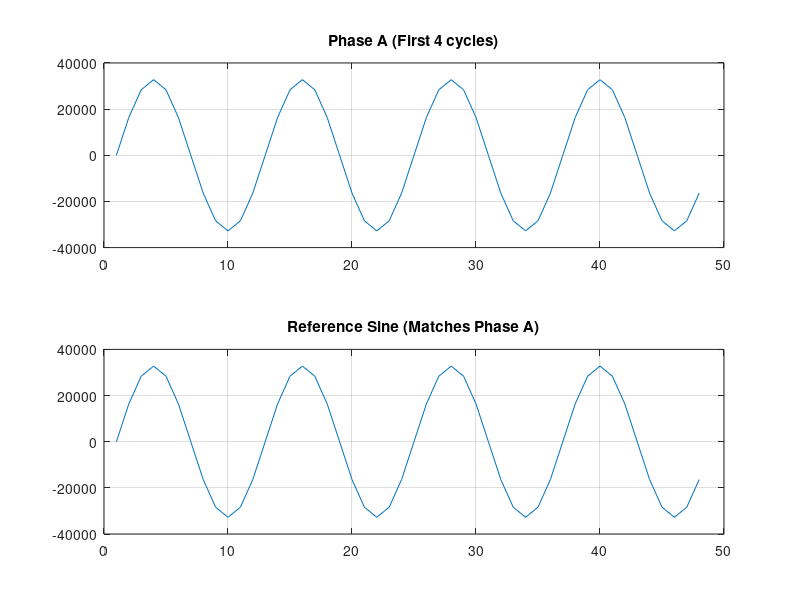

This chart was generated by the following MATLAB code: (Note: this script raises an error after producing the figure.)
%{
%% Parameters
N = 1024;               % Total samples
bits = 18;              % 18-bit signed
max_val = 2^(bits-1)-1; % 131071 (Full scale)
n = 1;                  % Frequency multiplier for the ramp functions

% Time/Phase vectors
t = 0:N-1;
theta_3phase = (2*pi*t)/N;   % Full circle for 3-phase
theta_ramp = linspace(0, pi, N); % Linear ramp from 0 to pi

%% 1. Three-Phase Sinusoids (2pi/3 separation)
sig_A = max_val * sin(theta_3phase);
sig_B = max_val * sin(theta_3phase - 2*pi/3);
sig_C = max_val * sin(theta_3phase - 4*pi/3);

%% 2. Sine and Cosine of Ramping Theta (0 to pi)
% This calculates sin(n*theta) and cos(n*theta) directly
sig_sine_ramp = max_val * sin(n * theta_ramp);
sig_cos_ramp  = max_val * cos(n * theta_ramp);

%% 3. Quantization and Hex File Export
signals = {sig_A, sig_B, sig_C, sig_sine_ramp, sig_cos_ramp};
filenames = {'phase_a.hex', 'phase_b.hex', 'phase_c.hex', 'sine_ramp.hex', 'cosine_ramp.hex'};

for i = 1:length(signals)
    % Quantize to signed integers
    data = round(signals{i});
    
    % Clamp to avoid overflow
    data(data > max_val) = max_val;
    data(data < -2^(bits-1)) = -2^(bits-1);
    
    % Convert to 18-bit two's complement hex (5 hex digits)
    % mod(data, 2^18) handles the negative number mapping for hex conversion
    hex_vals = dec2hex(mod(data, 2^bits), 5);
    
    % Write to file
    fid = fopen(filenames{i}, 'w');
    for row = 1:N
        fprintf(fid, '%s\n', hex_vals(row, :));
    end
    fclose(fid);
end

fprintf('Generated 5 files: %s\n', strjoin(filenames, ', '));
%}



%{
%% Parameters
N = 1024;               
bits = 18;              
max_val = 2^(bits-1)-1; 

t = (0:N-1)';           % Time index (column vector)
fs = 1;                 % Normalized sampling frequency

%% 1. Three-Phase Sinusoids (Fixed Frequency)
f_fixed = 1/N;          % 1 cycle per buffer
theta_fixed = 2*pi * f_fixed * t;
sig_A = max_val * sin(theta_fixed);
sig_B = max_val * sin(theta_fixed - 2*pi/3);
sig_C = max_val * sin(theta_fixed - 4*pi/3);

%% 2. Sine and Cosine with Ramping Frequency (Chirp)
% To ramp frequency from f_start to f_end:
% phase(t) = 2*pi * (f_start*t + (k/2)*t^2) where k is the sweep rate
f_start = 0; 
f_end = 0.5; % This goes up to the Nyquist frequency (pi radians/sample)

% Quadratic phase formula for linear frequency ramp
theta_chirp = 2*pi * (f_start*t + ((f_end - f_start)/(2*N)) * t.^2);

sig_sine_ramp = max_val * sin(theta_chirp);
sig_cos_ramp  = max_val * cos(theta_chirp);

%% 3. Export to Hex (Same logic as before)
signals = {sig_A, sig_B, sig_C, sig_sine_ramp, sig_cos_ramp};
filenames = {'phase_a.hex', 'phase_b.hex', 'phase_c.hex', 'sine_ramp.hex', 'cosine_ramp.hex'};

for i = 1:length(signals)
    data = round(signals{i});
    data = max(min(data, max_val), -2^(bits-1)); % Clamp
    
    hex_vals = dec2hex(mod(data, 2^bits), 5);
    
    fid = fopen(filenames{i}, 'w');
    for row = 1:N
        fprintf(fid, '%s\n', hex_vals(row, :));
    end
    fclose(fid);
end

% Plotting for verification
subplot(2,1,1); plot(sig_A); title('3-Phase (Fixed Freq)');
subplot(2,1,2); plot(sig_sine_ramp); title('Chirp (Ramping Freq)');
%}


%{
%% Parameters TESTING THETA_PLL = THETA_GRID (y_out should be constant
% also y out should be 0 if it's q)
N = 1024;               
bits = 16;              
max_val = 2^(bits-1)-1; 

t = (0:N-1)';           % Time index (column vector)
fs = 1;                 % Normalized sampling frequency

%% 1. Three-Phase Sinusoids (Fixed Frequency)
f_fixed = 1/N;          % 1 cycle per buffer
theta_fixed = 2*pi * f_fixed * t;
sig_A = max_val * sin(theta_fixed);
sig_B = max_val * sin(theta_fixed - 2*pi/3);
sig_C = max_val * sin(theta_fixed - 4*pi/3);

%% 2. Sine and Cosine with Ramping Frequency (Chirp)
% To ramp frequency from f_start to f_end:
% phase(t) = 2*pi * (f_start*t + (k/2)*t^2) where k is the sweep rate
f_start = 0; 
f_end = 0.5; % This goes up to the Nyquist frequency (pi radians/sample)

% Quadratic phase formula for linear frequency ramp
theta_chirp = 2*pi * (f_start*t + ((f_end - f_start)/(2*N)) * t.^2);

sig_sine_ramp = max_val * sin(theta_fixed);
sig_cos_ramp  = max_val * cos(theta_fixed);

%% 3. Export to Hex (Same logic as before)
signals = {sig_A, sig_B, sig_C, sig_sine_ramp, sig_cos_ramp};
filenames = {'phase_a.hex', 'phase_b.hex', 'phase_c.hex', 'sine_ramp.hex', 'cosine_ramp.hex'};

for i = 1:length(signals)
    data = round(signals{i});
    data = max(min(data, max_val), -2^(bits-1)); % Clamp
    
    hex_vals = dec2hex(mod(data, 2^bits), 4);
    
    fid = fopen(filenames{i}, 'w');
    for row = 1:N
        fprintf(fid, '%s\n', hex_vals(row, :));
    end
    fclose(fid);
end

% Plotting for verification
subplot(2,1,1); plot(sig_A); title('3-Phase (Fixed Freq)');
subplot(2,1,2); plot(sig_sine_ramp); title('Chirp (Ramping Freq)');

%% EXPORT 2 
% signals = {sig_sine_ramp, sig_cos_ramp};
% filenames = {'sine_ramp.hex', 'cosine_ramp.hex'};
% 
% for i = 1:length(signals)
%     data = round(signals{i});
%     data = max(min(data, max_val), -2^(17)); % Clamp
% 
%     hex_vals = dec2hex(mod(data, 2^bits), 5);
% 
%     fid = fopen(filenames{i}, 'w');
%     for row = 1:N
%         fprintf(fid, '%s\n', hex_vals(row, :));
%     end
%     fclose(fid);
% end
% 
% subplot(2,1,2); plot(sig_sine_ramp); title('Chirp (Ramping Freq)');
%}

%% Parameters TESTING HOOKUP BETWEEN NCO AND DQZ (fcw = 60hz, Va_f = 60hz, Va_samp_rate = 720 Hz)
% q should be constantish, hopefully close to 0 if there is little phase
% offset between sampling and delay for nco or something
% Target: 60 Hz Grid Frequency sampled at 720 Hz
% Ratio: 60 / 720 = 1/12 (The wave repeats every 12 samples)

N = 512;               % Buffer size
bits = 16;              % 16-bit signed
max_val = 2^(bits-1)-1; % 32767

% Physical Parameters
fs = 720;               % Sampling rate (Hz)
f_grid = 60;            % Grid frequency (Hz)

% Time/Phase calculation
n = (0:N-1)';           % Sample index
% Phase increment per sample = 2*pi * (f_grid / fs)
theta_fixed = 2*pi * (f_grid / fs) * n; 

%% 1. Three-Phase Sinusoids (Fixed 60Hz)
% Note: These will repeat exactly every 12 samples.
sig_A = max_val * sin(theta_fixed);
sig_B = max_val * sin(theta_fixed - 2*pi/3);
sig_C = max_val * sin(theta_fixed - 4*pi/3);

%% 2. DQ Frame Reference (NCO Emulation)
% For the test to work (Output D=constant, Q=0), the NCO must 
% generate sine/cosine matching the input frequency exactly.
sig_sine_ref = max_val * sin(theta_fixed);
sig_cos_ref  = max_val * cos(theta_fixed);

%% 3. Export to Hex
% We output the Reference Sine/Cos into the 'ramp' files 
% so the testbench uses fixed frequency for everything.
signals = {sig_A, sig_B, sig_C, sig_sine_ref, sig_cos_ref};
filenames = {'phase_a.hex', 'phase_b.hex', 'phase_c.hex', 'sine_ramp.hex', 'cosine_ramp.hex'};

for i = 1:length(signals)
    data = round(signals{i});
    
    % Clamp logic to prevent overflow wrapping
    data = max(min(data, max_val), -2^(bits-1));
    
    % Convert to 16-bit hex (4 digits)
    hex_vals = dec2hex(mod(data, 2^bits), 4);
    
    fid = fopen(filenames{i}, 'w');
    for row = 1:N
        fprintf(fid, '%s\n', hex_vals(row, :));
    end
    fclose(fid);
end

fprintf('Files generated. Signal is 60Hz sampled at 720Hz (12 samples/cycle).\n');

%% 4. Calculate Verilog FCW for you
% The NCO accumulator is 32-bit.
% It needs to overflow at the same rate the phase advances.
% Phase step per sample = 1/12 of a circle.
fcw_val = (2^32) * (f_grid / fs);
fprintf('Verilog FCW (theta) should be set to: %10.0f\n', fcw_val);

% Plotting for verification
figure;
subplot(2,1,1); 
plot(sig_A(1:48)); % Plot just 4 cycles (48 samples)
title('Phase A (First 4 cycles)');
grid on;

subplot(2,1,2); 
plot(sig_sine_ref(1:48)); 
title('Reference Sine (Matches Phase A)');
grid on;







%{
Now we wanna do some step up step down stuff 
%}


%{
Now we wanna do some ramp up ramp down stuff 
%}


%{
Now we wanna simulate what the frequency actually looks like in a grid
*as it responds to a disturbance. 

1. The grid frequency oscillates around the nominal freq of 60 Hz
2. When a disturbance happens, first the inertial/primary response is observed
meaning that the frequency drops fairly rapidly (we can just assume
linearly for now)
This drop will at max fall to only about 1 hz below the normal frequency
the pit of this drop is called the nadir, and occurs at around 5 seconds
after the incident
3. Following the inertial response is the primary response, which lasts 
around 20 seconds
During the primary response, the frequency curves back upwards, not to 
the full nominal frequency, but about half way up from the nadir. 
The primary response is not linear, but we can model it as a ramp up to a
flat plane after about halfway through the primary response, so at about 10
seconds through. Meaning it reaches this plane at about halfway through the
primary response




4. Finally the secondary response, which lasts several minutes, which could
be modeled similarly to the primary, but on the order of minutes. We are
not going to model the secondary response however, as it is too slow for 
modelsim, and would take too long to run. 

%}

%% 5. Frequency Step Simulation
% Jump from 60Hz to 58Hz at N/150
clear;
N = 3001;               % Buffer size
bits = 16;              % 16-bit signed
max_val = 2^(bits-1)-1; % 32767

% Physical Parameters
fs = 720;               % Sampling rate (Hz)
f_grid = 60;            % Grid frequency (Hz)

% Time/Phase calculation
n = (0:N-1)';           % Sample index
% Phase increment per sample = 2*pi * (f_grid / fs)
theta_fixed = 2*pi * (f_grid / fs) * n; 
f_step = ones(N, 1) * 60;
f_step(N/150:end) = 59.5; 
phase_step = zeros(N, 1);
for n = 2:N
    phase_step(n) = phase_step(n-1) + 2*pi * (f_step(n)/fs);
end
sig_A_step = max_val * sin(phase_step);

%% 6. Frequency Ramp Simulation
% Linear ramp from 60Hz to 62Hz over the whole buffer
f_ramp = linspace(60, 62, N)';
phase_ramp = zeros(N, 1);
for n = 2:N
    phase_ramp(n) = phase_ramp(n-1) + 2*pi * (f_ramp(n)/fs);
end
sig_A_ramp = max_val * sin(phase_ramp);

%% 7. Grid Disturbance Simulation (Frequency Event)
% Model: 60Hz -> Nadir (59Hz) -> Settling (59.5Hz)
% Note: Your N=1024 at 720Hz is only ~1.4 seconds of data.
% To see a 20s response, you'd need N=14,400. 
% I will scale the timing down so the event fits in your N=1024 buffer.

clear;
N = 2048;               % Buffer size
bits = 16;              % 16-bit signed
max_val = 2^(bits-1)-1; % 32767

% Physical Parameters
fs = 720;               % Sampling rate (Hz)
f_grid = 60;            % Grid frequency (Hz)

% Time/Phase calculation
n = (0:N-1)';           % Sample index

t = (0:N-1)'/fs; 
f_grid_sim = ones(N, 1) * 60;

% Scaling the 20s event to fit in ~1.4s for ModelSim visibility
idx_start = round(0.1 * N);
idx_nadir = round(0.2 * N);
idx_settle = round(0.8 * N);

% 1. Inertial Drop (60 -> 59 Hz)
f_grid_sim(idx_start:idx_nadir) = linspace(60, 59, idx_nadir - idx_start + 1);
% 2. Primary Response (59 -> 59.5 Hz)
f_grid_sim(idx_nadir:idx_settle) = linspace(59.5, 59.75, idx_settle - idx_nadir + 1);
% 3. Post-Disturbance Plane
f_grid_sim(idx_settle:end) = 59.75;

phase_grid = zeros(N, 1);
for n = 2:N
    phase_grid(n) = phase_grid(n-1) + 2*pi * (f_grid_sim(n)/fs);
end
sig_A_grid = max_val * sin(phase_grid);

%% 8. Export Dynamic Files
% Let's export the Grid Disturbance signals specifically
dyn_signals = {sig_A_step, max_val*sin(phase_step - 2*pi/3), max_val*sin(phase_step - 4*pi/3)};
dyn_filenames = {'grid_a.hex', 'grid_b.hex', 'grid_c.hex'};

for i = 1:length(dyn_signals)
    data = round(dyn_signals{i});
    data = max(min(data, max_val), -2^(bits-1));
    hex_vals = dec2hex(mod(data, 2^bits), 4);
    fid = fopen(dyn_filenames{i}, 'w');
    for row = 1:N
        fprintf(fid, '%s\n', hex_vals(row, :));
    end
    fclose(fid);
end

%% Plotting Dynamic Responses
figure;
subplot(3,1,1);
plot(t, f_grid_sim);
title('Frequency Profile (Hz) - Grid Disturbance');
ylabel('Hz'); grid on;

subplot(3,1,2);
plot(t, sig_A_grid);
title('Resulting Phase A Signal');
grid on;

subplot(3,1,3);
% Plotting the 'beat' or phase error against a fixed 60Hz ref to see the shift
plot(t, sig_A_grid - sig_A); 
title('Phase Deviation from Nominal 60Hz');
xlabel('Time (s)'); grid on;

fprintf('Dynamic hex files (grid_a,b,c.hex) generated.\n');

%% 9. Export Frequency Reference
% We need to convert the frequency profile (Hz) into the 32-bit FCW 
% that the Verilog NCO expects to see.
% Formula: FCW = (f_sim / f_clk) * 2^32
% Note: Use your system clock (25MHz), not the sample rate.
f_system_clk = 720; 
fcw_ref = (f_grid_sim ./ f_system_clk) .* (2^32);

fid = fopen('freq_ref.hex', 'w');
for row = 1:N
    % Convert to 32-bit hex
    val = round(fcw_ref(row));
    hex_val = dec2hex(val, 8); % 8 digits for 32-bit
    fprintf(fid, '%s\n', hex_val);
end
fclose(fid);
fprintf('freq_ref.hex generated for unit-matching verification.\n');


%% 10. Hardware Verification Plot (with Smoothing)
% Load the hardware data
t = (0:N-1)'/fs; 
fid = fopen('IPLL_B0_58235_STEP.txt', 'r');
fid2 = fopen('MATH_IPLL_J_0125_I_04.txt', 'r');
% Seems like J does nothing
if (fid ~= -1) && (fid2 ~= -1)
    hw_hex = textscan(fid, '%s');
    fclose(fid);

    hw_hex2 = textscan(fid2, '%s');
    fclose(fid2);
    
    % Convert Hex strings to Decimal
    hw_fcw = uint32(hex2dec(hw_hex{1}));
    hw_fcw2 = uint32(hex2dec(hw_hex2{1}));

    % Convert FCW back to Hz for the plot
    % Note: Use the frequency the NCO thinks it is clocked at (720 Hz)
    f_hw_raw = (double(hw_fcw) * 720) / (2^32);
    f_hw_raw2 = (double(hw_fcw2) * 720) / (2^32);

    % --- SMOOTHING LOGIC ---
    % Average over 12 samples (one full 60Hz cycle at 720Hz sampling)
    window_size = 12; 
    f_hw = movmean(f_hw_raw, window_size);
    f_hw2 = movmean(f_hw_raw2, window_size);
    % -----------------------

    % Determine the shortest length to avoid "index out of bounds"
    len_to_plot = min([length(t), length(f_hw), length(f_hw2), 400]);
    
    figure;
    subplot(2,1,1);
    
    % Use the shortest available data length
    len = min([length(t), length(f_hw), length(f_hw2), 900]);
    
    % Plot the lines
    plot(t(1:len), f_step(1:len), 'k--', 'LineWidth', 1.5); hold on;
    plot(t(1:len), f_hw(1:len), 'r', 'LineWidth', 1.2);
    plot(t(1:len), f_hw2(1:len), 'g', 'LineWidth', 1.2);
    
    % --- AXIS TUNING ---
    % Set Y-Axis to 0.1 Hz increments
    % We'll zoom from 58.5 to 60.5 to see the disturbance clearly
    y_min = 58; y_max = 60;
    ylim([y_min y_max]);
    set(gca, 'YTick', y_min:0.1:y_max); 
    
    % Set X-Axis to 5 second increments
    % Note: If your simulation is only 1.4s long, this might only show 0 and 5.
    % If you want finer detail for a short sim, change 5 to 0.2 or 0.5.
    x_max = t(len);
    set(gca, 'XTick', 0:5:x_max); 
    
    title('IPLL Frequency Tracking Comparison');
    legend('Reference', 'B0 58235', 'Math IPLL', 'J -60000');
    ylabel('Frequency (Hz)'); 
    grid on;
    grid minor; % Adds smaller lines for better visibility
    
    % Calculate Error
    subplot(2,1,2);
    error = f_grid_sim(1:len) - f_hw(1:len);
    plot(t(1:len), error, 'b');
    
    % Apply same X-axis scaling to the error plot
    set(gca, 'XTick', 0:5:x_max);
    ylim([-0.5 0.5]); % Zoom in on error
    set(gca, 'YTick', -0.5:0.1:0.5);
    
    title('Tracking Error (Hz)');
    ylabel('Error (Hz)'); xlabel('Time (s)');
    grid on;
else
    disp('Hardware output file not found. Run the simulation first.');
end

%% 10. Hardware Verification Plot (with Smoothing)
% Load the hardware data
t = (0:N-1)'/fs; 
fid = fopen('MATH_IPLL_J_0125_I_04.txt', 'r');

if (fid ~= -1)
    hw_hex = textscan(fid, '%s');
    fclose(fid);

    
    % Convert Hex strings to Decimal
    hw_fcw = uint32(hex2dec(hw_hex{1}));


    % Convert FCW back to Hz for the plot
    % Note: Use the frequency the NCO thinks it is clocked at (720 Hz)
    f_hw_raw = (double(hw_fcw) * 720) / (2^32);

    % --- SMOOTHING LOGIC ---
    % Average over 12 samples (one full 60Hz cycle at 720Hz sampling)
    window_size = 12; 
    f_hw = movmean(f_hw_raw, window_size);
    % -----------------------

    % Determine the shortest length to avoid "index out of bounds"
    len_to_plot = min([length(t), length(f_hw), 900]);
    
    figure;
    subplot(2,1,1);
    
    % Use the shortest available data length
    len = min([length(t), length(f_hw), 900]);
    
    % Plot the lines
    plot(t(1:len), f_step(1:len), 'k--', 'LineWidth', 1.5); hold on;
    plot(t(1:len), f_hw(1:len), 'r', 'LineWidth', 1.2);

    % --- AXIS TUNING ---
    % Set Y-Axis to 0.1 Hz increments
    % We'll zoom from 58.5 to 60.5 to see the disturbance clearly
    y_min = 59.5; y_max = 60;
    ylim([y_min y_max]);
    set(gca, 'YTick', y_min:0.1:y_max); 
    
    % Set X-Axis to 5 second increments
    % Note: If your simulation is only 1.4s long, this might only show 0 and 5.
    % If you want finer detail for a short sim, change 5 to 0.2 or 0.5.
    x_max = t(len);
    set(gca, 'XTick', 0:5:x_max); 
    
    title('IPLL Frequency Tracking Comparison');
    legend('Reference', 'Normal Type 1 SRF PLL');
    ylabel('Frequency (Hz)'); 
    grid on;
    grid minor; % Adds smaller lines for better visibility
    
    % Calculate Error
    subplot(2,1,2);
    error = f_grid_sim(1:len) - f_hw(1:len);
    plot(t(1:len), error, 'b');
    
    % Apply same X-axis scaling to the error plot
    set(gca, 'XTick', 0:5:x_max);
    ylim([-0.5 0.5]); % Zoom in on error
    set(gca, 'YTick', -0.5:0.1:0.5);
    
    title('Tracking Error (Hz)');
    ylabel('Error (Hz)'); xlabel('Time (s)');
    grid on;
else
    disp('Hardware output file not found. Run the simulation first.');
end


%% 10. Hardware Verification Plot (9 Files with Smoothing)

% 1. Define your file list and corresponding Legend labels
filenames = {
    'f_out_hardware_J_00.txt', ...
    'f_out_hardware_J_FULLPOS_60000.txt', ...
    'f_out_hardware_J_FULLPOS_30000.txt', ...
    'f_out_hardware_J_FULLPOS_15000.txt', ...
    'f_out_hardware_J_FULLPOS_1500.txt', ...
    'f_out_hardware_J_NEG_60000.txt', ...
    'f_out_hardware_J_NEG_30000.txt', ...
    'f_out_hardware_J_NEG_15000.txt', ...
    'f_out_hardware_J_NEG_1500.txt'
};

labels = {'Reference', '0 Inertia', 'J +60000', 'J +30000', ...
          'J +15000', 'J +1500', 'J -60000', 'J -30000', 'J -15000', 'J -1500'};

% 2. Initialize variables
num_files = length(filenames);
data_cell = cell(1, num_files);
min_len = 900; % Default max points to plot
window_size = 12; 

figure('Color', 'w');
subplot(2,1,1); hold on;

% 3. Loop through files, process, and plot
colors = lines(num_files); % Generates a distinct color map

for i = 1:num_files
    fid = fopen(filenames{i}, 'r');
    if fid ~= -1
        raw_hex = textscan(fid, '%s');
        fclose(fid);
        
        % Convert Hex -> Dec -> Hz
        hw_dec = uint32(hex2dec(raw_hex{1}));
        f_raw = (double(hw_dec) * 720) / (2^32);
        
        % Smooth and store
        f_smooth = movmean(f_raw, window_size);
        data_cell{i} = f_smooth;
        
        % Update minimum length to avoid indexing errors
        min_len = min([min_len, length(t), length(f_smooth)]);
    else
        fprintf('Warning: Could not find %s\n', filenames{i});
    end
end

% 4. Plot Frequency Tracking
% Plot the Reference (Simulation) line first
plot(t(1:min_len), f_grid_sim(1:min_len), 'k--', 'LineWidth', 2);

for i = 1:num_files
    if ~isempty(data_cell{i})
        plot(t(1:min_len), data_cell{i}(1:min_len), 'Color', colors(i,:), 'LineWidth', 1.2);
    end
end

% Formatting Subplot 1
y_min = 59.5; y_max = 60.5; % Adjusted range to see more data
ylim([y_min y_max]);
set(gca, 'YTick', y_min:0.1:y_max); 
ylabel('Frequency (Hz)');
title('IPLL Frequency Tracking Comparison (9 Samples)');
legend(labels, 'Location', 'northeastoutside');
grid on; grid minor;

% 5. Plot Tracking Error (Example: Error of File 1 vs Reference)
subplot(2,1,2);
for i = 1:num_files
    if ~isempty(data_cell{i})
        error = f_grid_sim(1:min_len) - data_cell{i}(1:min_len);
        plot(t(1:min_len), error, 'Color', colors(i,:)); hold on;
    end
end

% Formatting Subplot 2
ylim([-0.5 0.5]);
set(gca, 'YTick', -0.5:0.1:0.5);
ylabel('Error (Hz)'); xlabel('Time (s)');
title('Tracking Error (Hz)');
grid on;


%% Constant 60Hz Generator for Seamless TB Looping
clear;
N = 1200;               % Exactly 100 cycles (12 samples/cycle)
bits = 16;              
max_val = 2^(bits-1)-1; 
fs = 720;               
f_grid = 60;            

n = (0:N-1)';           
theta = 2*pi * (f_grid / fs) * n; 

% Generate 3-Phase Signals
sig_A = max_val * sin(theta);
sig_B = max_val * sin(theta - 2*pi/3);
sig_C = max_val * sin(theta - 4*pi/3);

% Export to Hex
signals = {sig_A, sig_B, sig_C};
filenames = {'grid_a.hex', 'grid_b.hex', 'grid_c.hex'};

for i = 1:length(signals)
    data = round(signals{i});
    data = max(min(data, max_val), -2^(bits-1)); % Clamp
    hex_vals = dec2hex(mod(data, 2^bits), 4);
    
    fid = fopen(filenames{i}, 'w');
    for row = 1:N
        fprintf(fid, '%s\n', hex_vals(row, :));
    end
    fclose(fid);
end
fprintf('Generated seamlessly looping 60Hz hex files.\n');
